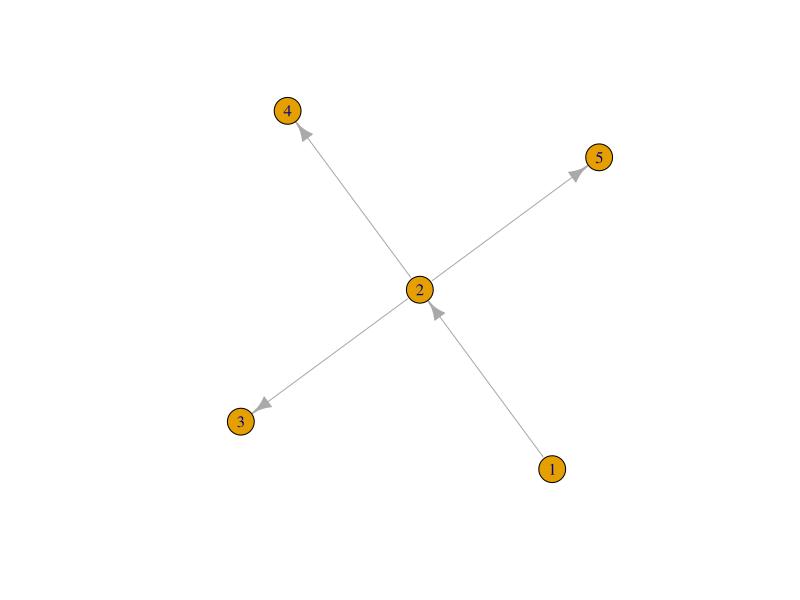
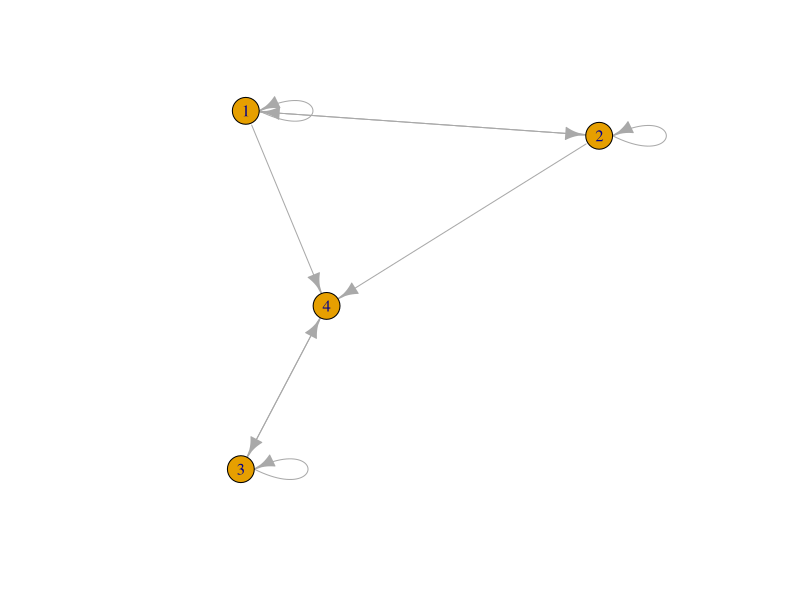
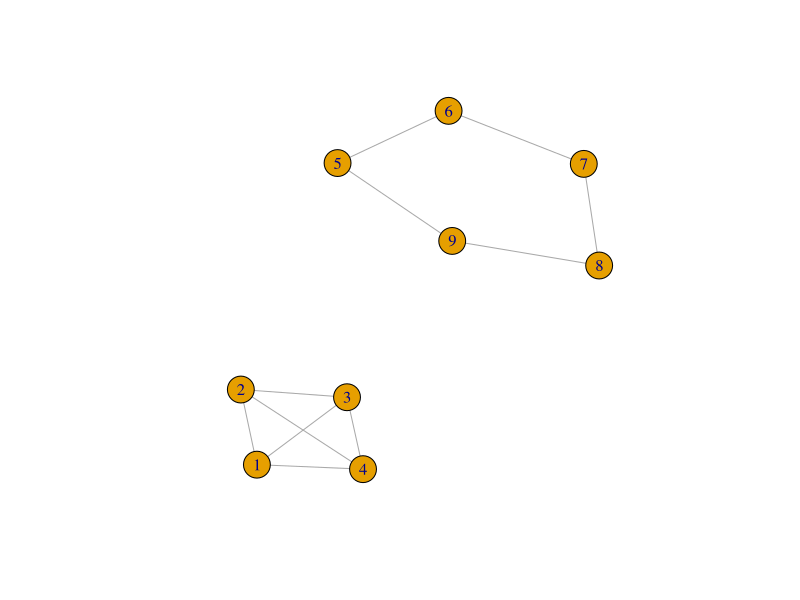
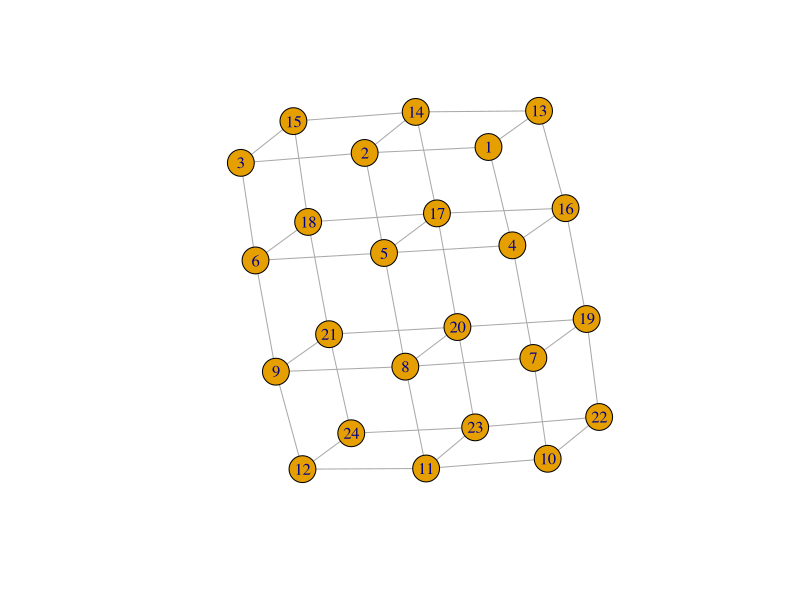
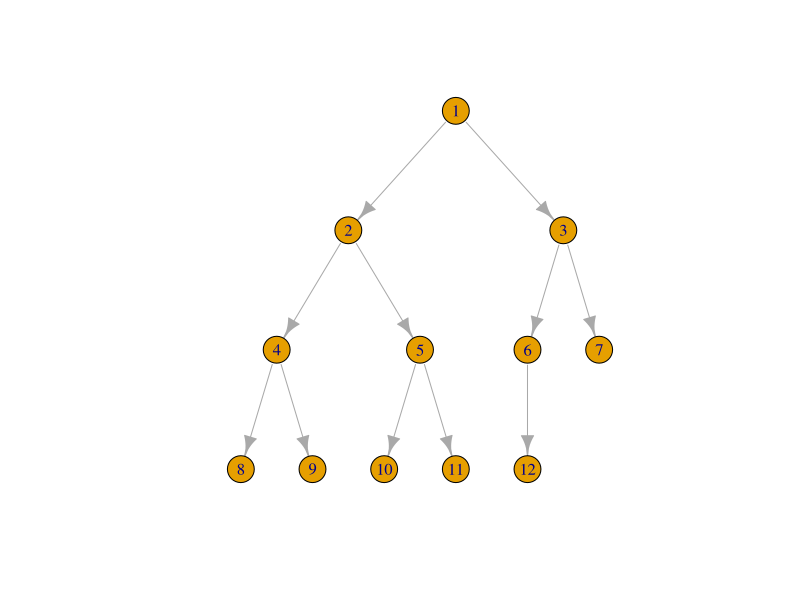
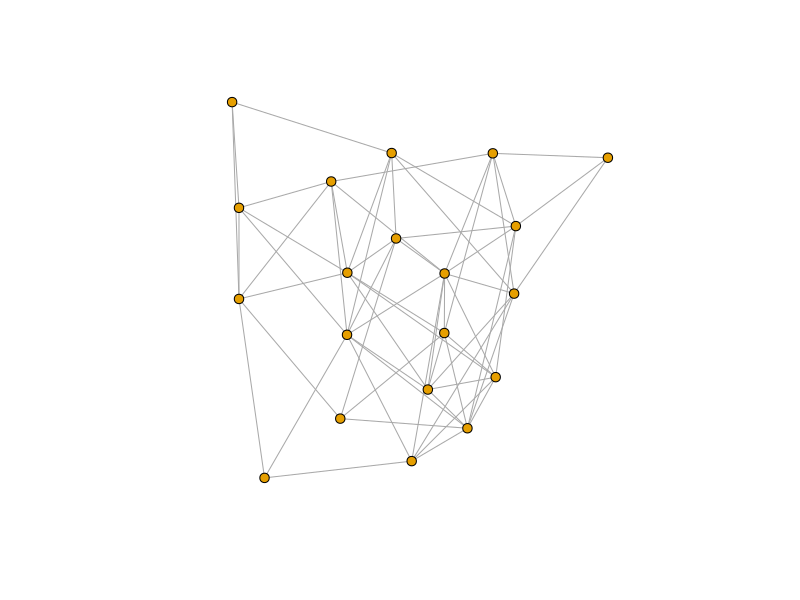
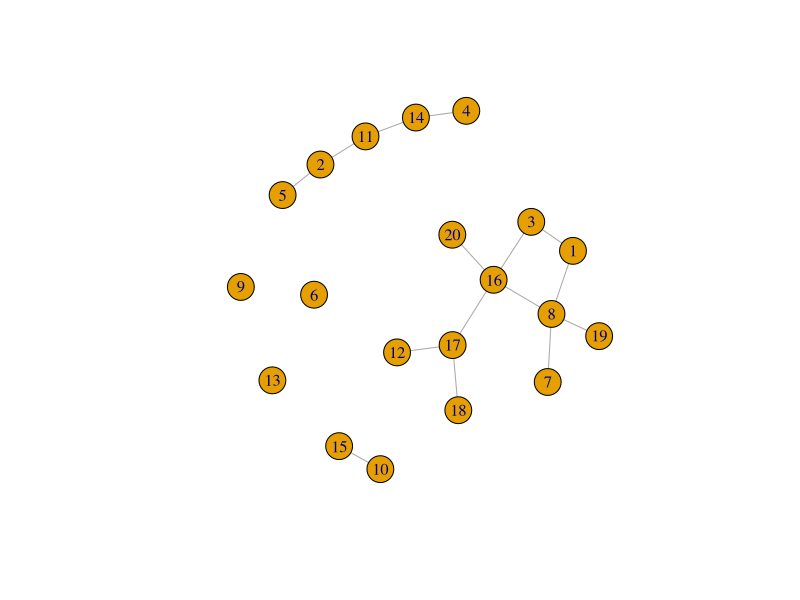
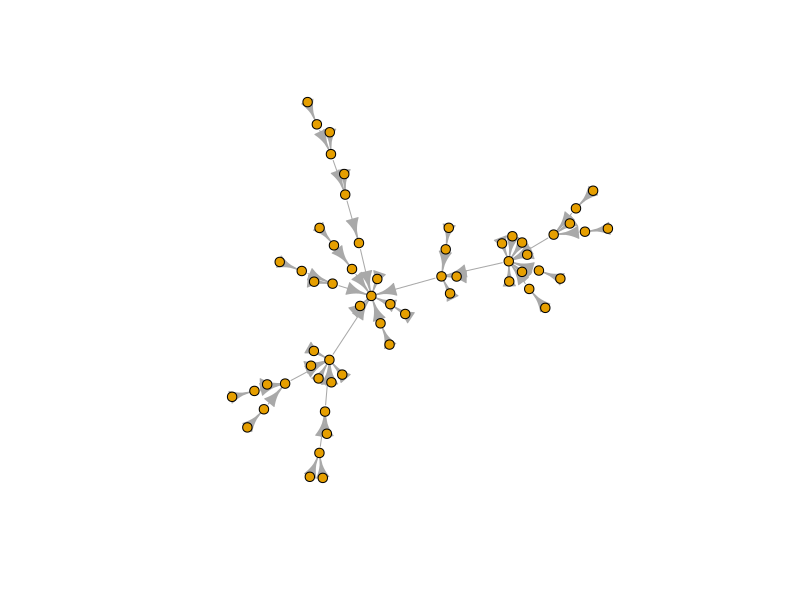

Generate these figures, in order, with R:
## ---- chunk 1
library(igraph)


##################
# generate graphs
##################
# Create a directed graph
g = graph(c(1,2, 2,3, 2,4, 2,5), directed=TRUE)
g
plot(g)

# Create a directed graph using adjacency matrix
m = matrix(runif(4*4), nrow=4)
m
g = graph.adjacency(m > mean(0.5))
g

plot(g, layout=layout.fruchterman.reingold)

#Create a full graph
g1 = graph.full(4)
g1

#Create a ring graph
g2 = graph.ring(5)
g2

#Combine 2 graphs
g = g1 %du% g2
g
E(g)
plot(g)

g3 = graph.difference(g, graph(c(2,1,3,1), directed=F))
E(g3)


# Create a lattice
g1 = graph.lattice(c(3,4,2))
# Create a tree
g2 = graph.tree(12, children=2)
plot(g1, layout=layout.fruchterman.reingold)
plot(g2, layout=layout.reingold.tilford)

# Generate random graph, fixed probability
g = erdos.renyi.game(20, 0.3) # n nodes p probability of tie generating in graph g
plot(g, layout=layout.fruchterman.reingold,
       vertex.label=NA, vertex.size=5)

# Generate random graph, fixed number of arcs
g = erdos.renyi.game(20, 15, type='gnm')# n nodes m edges in graph g
plot(g)
# Generate preferential attachment graph
g = barabasi.game(60, power=1, zero.appeal=1.3)
plot(g, layout=layout.fruchterman.reingold,
     vertex.label=NA, vertex.size=5)

#########################
# Minimum Spanning Tree
#########################
# Minimum Spanning Tree algorithm is to find a Tree 
# that connect all the nodes within a connected graph 
# while the sum of edges weight is minimum.

# Create the graph and assign random edge weights
set.seed(2014)
g = erdos.renyi.game(8, 0.35)
E(g)$weight = round(runif(length(E(g))),2) * 50
E(g)$width = E(g)$weight/5 # set the width of edges
plot(g, layout=layout.fruchterman.reingold, 
       edge.label=E(g)$weight)
# Compute the minimum spanning tree
mst = minimum.spanning.tree(g, weights = E(g)$weight)
set.seed(2014);plot(mst, layout=layout.reingold.tilford, 
       edge.label=E(mst)$weight)

# Plot the mst in the graph
eg = get.edgelist(g)
em = get.edgelist(mst)
eg = paste(eg[,1], eg[,2], sep = "--")
em = paste(em[,1], em[,2], sep = "--")
E(g)$color = "grey"
E(g)[match(em, eg)]$color="red"
set.seed(2014); plot(g, layout=layout.fruchterman.reingold, 
     edge.label=E(g)$weight)
#########################
# Minimum Spanning Tree
#########################


# Connected Component algorithms is to find the island 
# of nodes that are interconnected with each other, 
# in other words, one can traverse from one node to 
# another one via a path.  Notice that connectivity 
# is symmetric in undirected graph, it is not the necessary
# the case for directed graph (ie: it is possible that nodeA
# can reach nodeB, then nodeB cannot reach nodeA). 
# Therefore in directed graph, there is a concept of "strong"
# connectivity which means both nodes are considered connected 
# only when it is reachable in both direction.  A "weak" connectivity 
# means nodes are connected

g = graph(c(1, 10, 2, 3, 2, 4, 1, 3, 3, 4, 
               4, 5, 5, 3, 4, 6, 6, 7, 7, 8, 
               8, 6, 9, 10, 10, 11, 11, 9))
# Nodes reachable from node4
subcomponent(g, 4, mode="out")
# Nodes who can reach node4
subcomponent(g, 4, mode="in")
clusters(g, mode="weak")


myc = clusters(g, mode="strong")
myc
col.num = max(unique(myc$membership))
mycolor = colors()[sample(100, col.num)]
V(g)$color = mycolor[myc$membership]
plot(g, layout=layout.fruchterman.reingold)


# network diameter
d = get.diameter(g)
E(g, path=d)$color = "blue"

##################
# Shortest path
##################
# 'Shortest Path is almost the most commonly used algorithm 
# in many scenarios, it aims to find the shortest path from 
# nodeA to nodeB.  In iGraph, it use "breath-first search" 
# if the graph is unweighted (ie: weight is 1) and use 
# Dijkstra's algo if the weights are positive, 
# otherwise it will use Bellman-Ford's algorithm for 
# negatively weighted edges.'

g = erdos.renyi.game(12, 0.25)
plot(g, layout=layout.fruchterman.reingold)
pa = get.shortest.paths(g, 5, 9)[[1]]
pa = unlist(pa)

V(g)[pa]$color = 'green'
E(g)$color = 'grey'
E(g, path=pa)$color = 'red'
E(g, path=pa)$width = 3
plot(g, layout=layout.fruchterman.reingold)

#################
# Graph Statistics
#################
# Create a random graph
set.seed(2004); g = erdos.renyi.game(200, 0.01)
plot(g, layout=layout.fruchterman.reingold, 
       vertex.label=NA, vertex.size=3)
# No of nodes
 length(V(g))
# No of edges
 length(E(g))
# Density (No of edges / possible edges)
 graph.density(g)
# Number of islands
 clusters(g)$no
# Global cluster coefficient:
 #(close triplets/all triplets)
 transitivity(g, type="global")
# Edge connectivity, 0 since graph is disconnected
 edge.connectivity(g)
# Same as graph adhesion
 graph.adhesion(g)
# Diameter of the graph
 diameter(g)
# Reciprocity of the graph
 reciprocity(g)

# Diameter of the graph
 diameter(g)

# Reciprocity of the graph
 reciprocity(g)

degree.distribution(g)
plot(degree.distribution(g), type = "b", xlab="node degree")

# 1. Connectivity between two nodes measure the distinct paths with no shared 
# edges between two nodes. (ie: how much edges need to be removed to disconnect them)
# 2. Shortest path between two nodes
# 3. Trust between two nodes (a function of number of distinct path and distance of each path)

# Create a random graph
set.seed(2014);g = erdos.renyi.game(9, 0.5)
plot(g, layout=layout.fruchterman.reingold)
# Compute the shortest path matrix
shortest.paths(g)

# Compute the connectivity matrix
M = matrix(rep(0, 81), nrow=9)
M
for (i in 1:9) {
     for (j in 1:9) {
         if (i == j) {
             M[i, j] = -1
           } else {
               M[i, j] = edge.connectivity(g, i, j)
             }
       }
   }
M

edge.connectivity(g, 1, 2)
#################
# Centrality Measures
#################

# 1.Degree centrality gives a higher score to a node that has a high in/out-degree
# 2. Closeness centrality gives a higher score to a node that has short path distance to every other nodes
# 3. Betweenness centrality gives a higher score to a node that sits on many shortest path of other node pairs
# 4. Eigenvector centrality gives a higher score to a node if it connects to many high score nodes
# 5. Local cluster coefficient measures how my neighbors are inter-connected with each other, 
# which means the node becomes less important.

g1 = barabasi.game(100, directed=F)
g2 = barabasi.game(100, directed=F)
g = g1 %u% g2

# Degree
deg = degree(g)
# Closeness (inverse of average dist)
clo = closeness(g)

# Betweenness
bet = betweenness(g)

# Local cluster coefficient
tra = transitivity(g, type="local")

# Eigenvector centrality
eig = evcent(g)$vector

net.cen = data.frame(degree = deg, closeness = clo, 
                     betweenness = bet, eigenvector = eig, transtivity = tra)
plot(net.cen)

lay = layout.fruchterman.reingold(g)
# Plot the eigevector and betweenness centrality
plot(evcent(g)$vector, betweenness(g))
text(evcent(g)$vector, betweenness(g), 0:100, 
       cex=0.6, pos=4)

V(g)[12]$color = 'red'
V(g)[8]$color = 'green'
plot(g, layout=lay, vertex.size=8, 
     vertex.label.cex=0.6)

